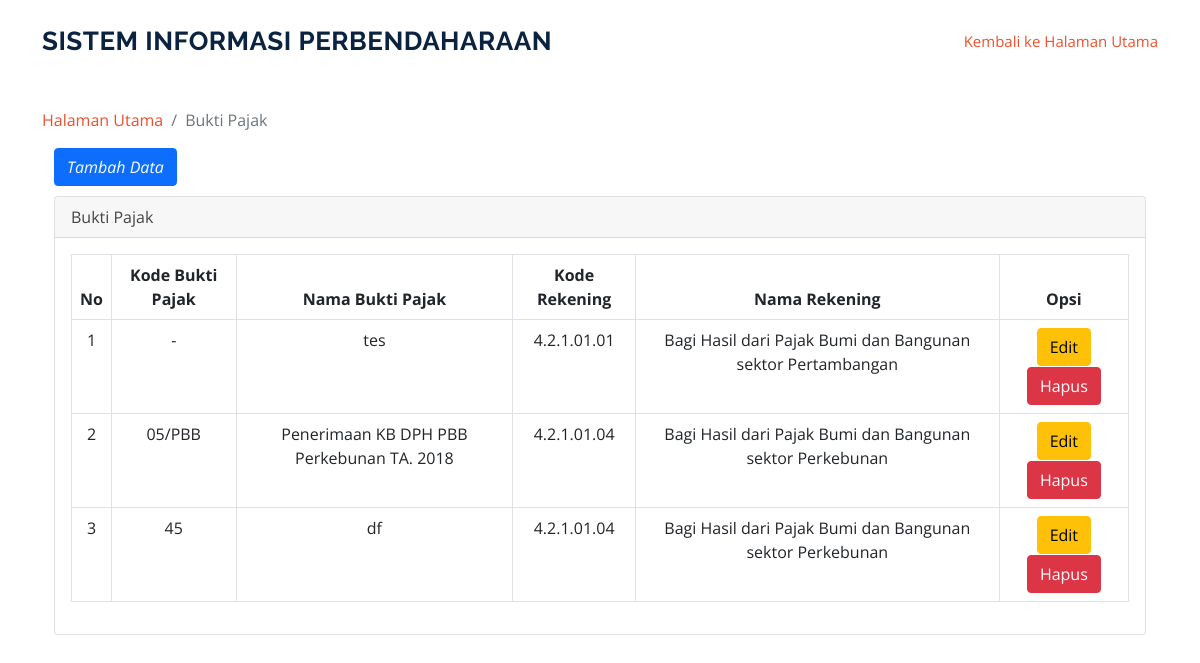
Before: /index.php/buktipajak with the older database file.
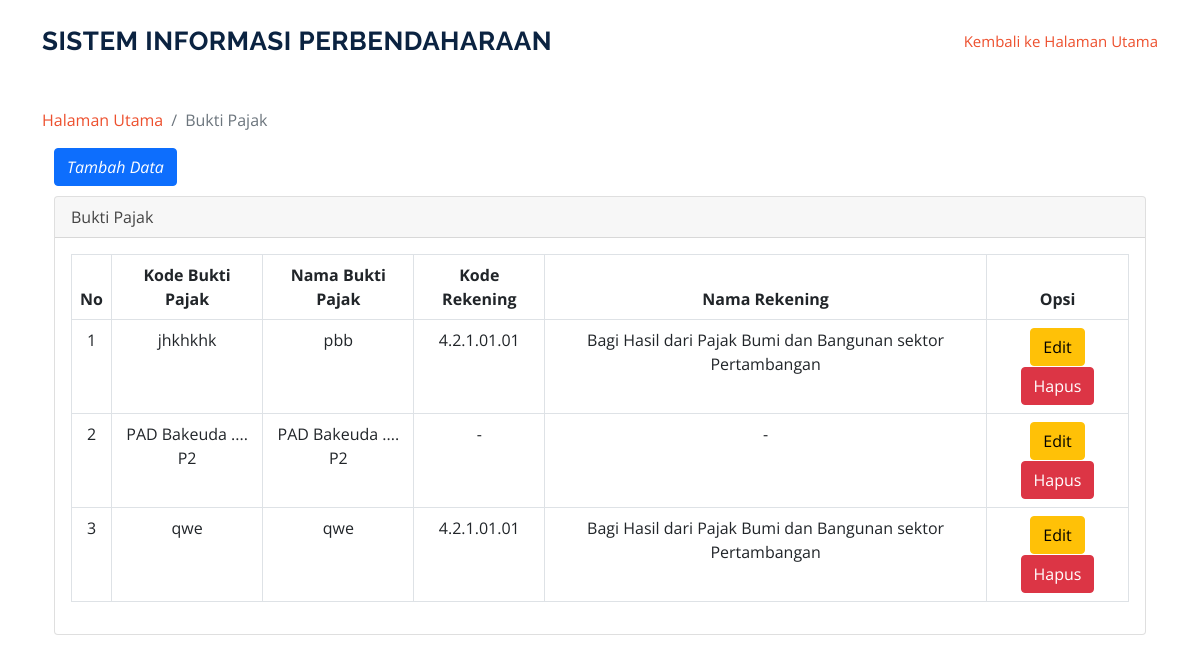
After: the same page with the newer database file.
### tables this page shows
CREATE TABLE `tbl_buktipajak` (
  `kode_buktipajak` varchar(25) NOT NULL,
  `nama_buktipajak` varchar(100) NOT NULL,
  `kode_rekening` varchar(25) NOT NULL
);

CREATE TABLE `tbl_rekening` (
  `kode_rekening` varchar(25) NOT NULL,
  `nama_rekening` varchar(100) NOT NULL
);

### application/controllers/Buktipajak.php (called while the page is built, shortened)
<?php
class Buktipajak extends CI_Controller {
	public function __construct()
    {
       $this->load->model('model_buktipajak');
    }
	function index()
	{
        $data['content'] = $this->model_buktipajak->GetBuktiPajak();
        $this->load->view('buktipajak/buktipajak', $data);
	}
}

### index.php (called while the page is built, shortened)
<?php
require_once BASEPATH.'core/CodeIgniter.php';

### application/models/Model_buktipajak.php (called while the page is built, shortened)
<?php if ( ! defined('BASEPATH')) exit('No direct script access allowed');
class Model_buktipajak extends CI_Model {
	function GetBuktiPajak()
    {
        $this->db->order_by('kode_buktipajak', 'ASC');
        return $this->db->from('tbl_buktipajak')
          ->join('tbl_rekening','tbl_rekening.kode_rekening=tbl_buktipajak.kode_rekening')
          ->get()
          ->result();
    }
}

### application/views/buktipajak/buktipajak.php (the view, shortened to what this page needs)
</head>
<section id_buktipajak="services" class="services">
      <div class="container">
      <ol class="breadcrumb" >
        <li class="breadcrumb-item">
          <a href="<?php echo base_url('user/index')?>">Halaman Utama</a>
        </li>
        <li class="breadcrumb-item active">Bukti Pajak</li>
      </ol>
      <div class="container">
      <a href="<?php echo base_url('buktipajak/menambahdatabuktipajak')?>" class="btn btn-primary" style="margin-bottom: 10px;"><i class="fa fa-plus">Tambah Data</a></i>
  <div class="card mb-3">
        <div class="card-header">
          <i class="fa fa-table"></i>Bukti Pajak</div>
        <div class="card-body">
          <div class="table-responsive">
            <table class="table table-bordered" id="dataTable" width="100%" cellspacing="0">
              <thead>
                <tr class="text-center">
                  <th>No</th>
                  <th>Kode Bukti Pajak</th>
                  <th>Nama Bukti Pajak</th>
                  <th>Kode Rekening</th>
                  <th>Nama Rekening</th>
                  <th>Opsi</th>
                </tr>
              </thead>
            <tbody  class="text-center">
                <tr>
                <?php
                  $i = 1;
                  foreach ($content as $data) : ?>
                  <td><?= $i ?></td>
                  <td><?= $data->kode_buktipajak?></td>
                  <td><?= $data->nama_buktipajak ?></td>
                  <td><?= $data->kode_rekening ?></td>
                  <td><?= $data->nama_rekening ?></td>
                  <td>
                    <a href="<?php echo base_url()?>buktipajak/updatedatabuktipajak/<?php echo $data->kode_buktipajak; ?>" class="btn btn-warning" style="margin-bottom: 1px;">Edit<i class="fa fa-tag"></i></a>
                    <a href="<?php echo base_url()?>buktipajak/action_deletedatabuktipajak/<?php echo $data->kode_buktipajak; ?>" onclick="return confirm('Apakah anda yakin?');" class="btn btn-danger">Hapus<i class="fa fa-trash"></i></a>
                  </td>
                </tr>
                    <?php
                      $i++;
                    endforeach;
                  ?>
              </tbody>
            </table>
          </div>
        </div>
      </div>
    </div>
  </div>

Changed rows visible on the page:
removed tbl_buktipajak: kode_buktipajak "-", nama_buktipajak "tes", kode_rekening.kode_rekening "4.2.1.01.01", kode_rekening.nama_rekening "Bagi Hasil dari Pajak Bumi dan Bangunan sektor Pertambangan"
removed tbl_buktipajak: kode_buktipajak "05/PBB", nama_buktipajak "Penerimaan KB DPH PBB Perkebunan TA. 2018", kode_rekening.kode_rekening "4.2.1.01.04", kode_rekening.nama_rekening "Bagi Hasil dari Pajak Bumi dan Bangunan sektor Perkebunan"
removed tbl_buktipajak: kode_buktipajak "45", nama_buktipajak "df", kode_rekening.kode_rekening "4.2.1.01.04", kode_rekening.nama_rekening "Bagi Hasil dari Pajak Bumi dan Bangunan sektor Perkebunan"
added tbl_buktipajak: kode_buktipajak "jhkhkhk", nama_buktipajak "pbb", kode_rekening.kode_rekening "4.2.1.01.01", kode_rekening.nama_rekening "Bagi Hasil dari Pajak Bumi dan Bangunan sektor Pertambangan"
added tbl_buktipajak: kode_buktipajak "PAD Bakeuda .... P2", nama_buktipajak "PAD Bakeuda .... P2", kode_rekening.kode_rekening "-", kode_rekening.nama_rekening "-"
added tbl_buktipajak: kode_buktipajak "qwe", nama_buktipajak "qwe", kode_rekening.kode_rekening "4.2.1.01.01", kode_rekening.nama_rekening "Bagi Hasil dari Pajak Bumi dan Bangunan sektor Pertambangan"
